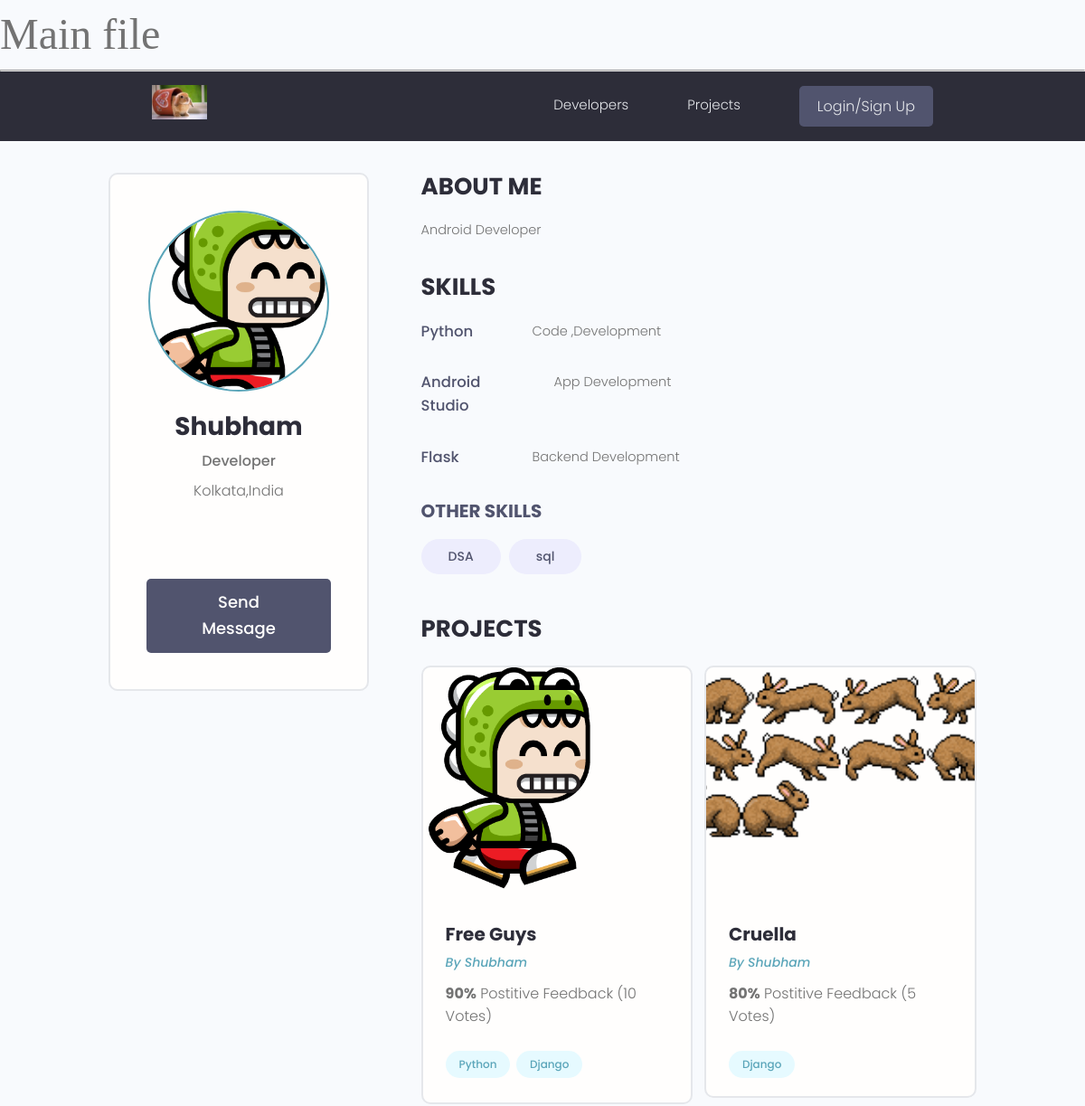
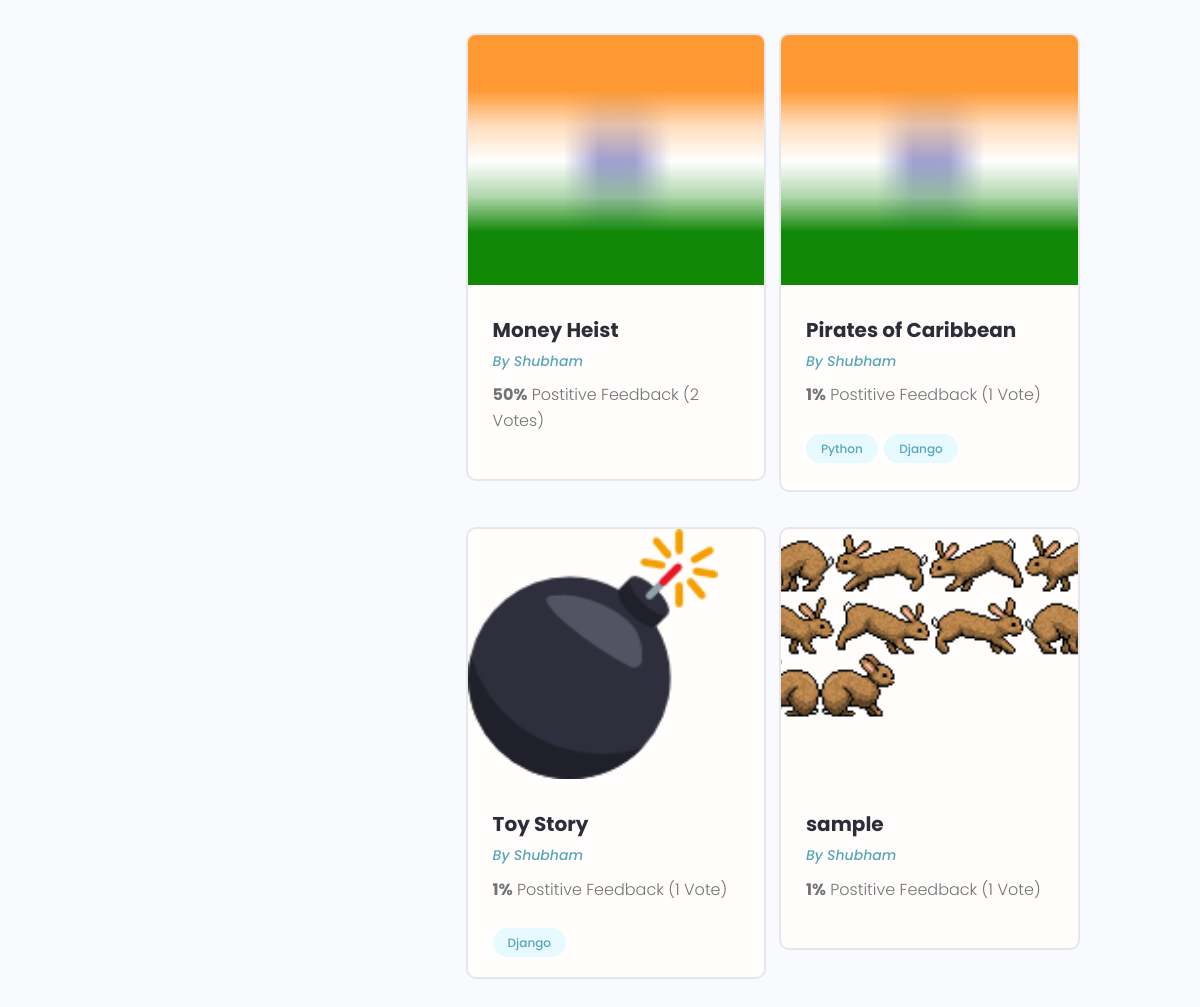
Screenshot of /profile/cfab3a36-2628-4b06-a80e-2f0e3e099a56/ with the database file from the repository (2 pictures, top to bottom).
### users/models.py (models this page shows, shortened)
class Profile(models.Model):
    user=models.OneToOneField(User,on_delete=models.CASCADE)
    name=models.CharField(max_length=200, blank=True,null=True)
    email=models.EmailField(max_length=500,blank=True,null=True)
    username=models.CharField(max_length=200, blank=True,null=True)
    location=models.CharField(max_length=200, blank=True,null=True)
    short_intro=models.CharField(max_length=200,blank=True,null=True)
    bio=models.TextField(blank=True,null=True)
    profile_image=models.ImageField(blank=True,null=True,upload_to='profiles/',default="profiles/rabbit1.jpg")
    social_github=models.CharField(max_length=200,blank=True,null=True)
    social_linkedin=models.CharField(max_length=200,blank=True,null=True)
    social_website=models.CharField(max_length=200,blank=True,null=True)
    created=models.DateTimeField(auto_now_add=True)
    id=models.UUIDField(default=uuid.uuid4,unique=True,primary_key=True,editable=False)

class Skill(models.Model):
    owner=models.ForeignKey(Profile,on_delete=models.CASCADE,blank=True,null=True)
    name=models.CharField(max_length=200, blank=True,null=True)
    description=models.TextField(blank=True,null=True)
    created=models.DateTimeField(auto_now_add=True)
    id=models.UUIDField(default=uuid.uuid4,unique=True,primary_key=True,editable=False)
    def __str__(self) -> str:
        return self.name

### project/models.py (models this page shows, shortened)
class Project(models.Model):
    owner=models.ForeignKey(Profile,null=True,blank=True,on_delete=models.SET_NULL)
    title=models.CharField(max_length=200)
    description=models.TextField(null=True,blank=True)
    featured_image=models.ImageField(null=True,blank=True,default="flag.png")
    demo_link=models.TextField(max_length=2000,null=True,blank=True)
    source_link=models.TextField(max_length=2000,null=True,blank=True)
    tag=models.ManyToManyField('Tag',blank=True)
    vote_total=models.IntegerField(default=True,null=True,blank=True)
    vote_ratio=models.IntegerField(default=True,null=True,blank=True)
    created=models.DateTimeField(auto_now_add=True)
    id=models.UUIDField(default=uuid.uuid4,unique=True,primary_key=True,editable=False)
    class Meta:
        ordering = ['-vote_ratio','-vote_total','title',]

class Tag(models.Model):
    name=models.CharField(max_length=500)
    created=models.DateTimeField(auto_now_add=True)
    id=models.UUIDField(default=uuid.uuid4,unique=True,primary_key=True,editable=False)
    def __str__(self):
        return self.name

### users/views.py (the view)
# urls.py: path('profile/<str:pk>/',views.userProfile,name="user-profile"),
def userProfile(request,pk):
    profile=Profile.objects.get(id=pk)
    topskills=profile.skill_set.exclude(description__exact="")
    otherskills=profile.skill_set.filter(description__exact="")
    context={"profile":profile,"topskills":topskills,"otherskills":otherskills}
    return render(request,'users/user-profile.html',context)

### users/templates/users/user-profile.html (shortened to what this page needs)
{% extends 'main.html' %}
{% block content %}
<main class="profile my-md">
    <div class="container">
      <div class="layout">
        <div class="column column--1of3">
          <div class="card text-center">
            <div class="card__body dev">
              <img class="avatar avatar--xl" src="{{profile.profile_image.url}}" />
              <h2 class="dev__name">{{profile.name}}</h2>
              <p class="dev__title">{{profile.short_intro}}</p>
              <p class="dev__location">{{profile.location}}</p>
              <ul class="dev__social">
              </ul>
              {% if request.user.profile.id != profile.id %}
              <a href="{% url 'create-message' profile.id %}" class="btn btn--sub btn--lg">Send Message </a>
              {% endif %}
            </div>
          </div>
        </div>
        <div class="column column--2of3">
          <div class="devInfo">
            <h3 class="devInfo__title">About Me</h3>
            <p class="devInfo__about">
              {{profile.bio}}
            </p>
          </div>
          <div class="devInfo">
            <h3 class="devInfo__title">Skills</h3>
            <div class="devInfo__skills">
              {% for skill in topskills %}
              <div class="devSkill">
                <h4 class="devSkill__title">{{skill.name}}</h4>
                <p class="devSkill__info">
                  {{skill.description}}
                </p>
              </div>
              {% endfor %}
              <h3 class="devInfo__subtitle">Other Skills</h3>
              <div class="devInfo__otherSkills">
                {% for skill in otherskills %}
                <span class="tag tag--pill tag--sub tag--lg">
                  <small>{{skill}}</small>
                </span>
                {% endfor %}
              </div>
            </div>
          </div>
          <div class="devInfo">
            <h3 class="devInfo__title">Projects</h3>
            <div class="grid grid--two">
              {% for project in profile.project_set.all %}
              <div class="column">
                <div class="card project">
                  <a href="{% url 'singleProject' project.id %}" class="project">
                    <img class="project__thumbnail" src="{{project.featured_image.url}}" alt="project thumbnail" />
                    <div class="card__body">
                      <h3 class="project__title">{{project.title}}</h3>
                      <p><a class="project__author" href="{% url 'singleProject' project.id %}">By {{profile.name}}</a></p>
                      <p class="project--rating">
                        <span style="font-weight: bold;">{{project.vote_ratio}}%</span> Postitive
                        Feedback ({{project.vote_total}} Vote{{project.vote_total|pluralize:"s"}})
                      </p>
                      <div class="project__tags">
                        {% for tag in project.tag.all %}
                        <span class="tag tag--pill tag--main">
                          <small>{{tag}}</small>
                        </span>
                        {% endfor %}
                      </div>
                    </div>
                  </a>
                </div>
              </div>
              {% endfor %}
            </div>
          </div>
        </div>
      </div>
    </div>
  </main>
{% endblock content %}

### static/styles/app.css (style rules this page uses)
:root { --color-sub: #2d2d39; }
.btn--sub { background-color: var(--color-sub-light); }
.card { border: 2px solid var(--color-light); }
img { width: 100%; }
.profile .card > .dev { padding: 4rem; }
.dev__name { color: var(--color-sub); font-size: 2.8rem; font-weight: 700; margin-top: 1rem; margin-bottom: 0.5rem; }
.dev__title { font-size: 1.6rem; font-weight: 500; line-height: 1.3; }
.dev__location { margin-top: 1rem; }
.dev__social { margin: 3rem 0; list-style: none; display: flex; justify-content: center; gap: 1.5rem; }
.devInfo { margin-bottom: 3rem; }
.devInfo__title, .devInfo__subtitle { font-size: 2.6rem; color: var(--color-sub); text-transform: uppercase; font-weight: 700; margin-bottom: 1.5rem; }
.devInfo__subtitle { font-size: 2rem; color: var(--color-sub-light); }
.devInfo__about, .devSkill__info { font-size: 1.45rem; line-height: 1.7; text-align: justify; }
.devSkill { margin-bottom: 3rem; }
.devSkill__title { font-size: 1.65rem; font-weight: 500; color: var(--color-sub-light); }
@media screen and (min-width: 700px) { .devSkill { display: flex; justify-content: space-between; gap: 3rem; } }
@media screen and (min-width: 700px) { .devSkill__info { flex-basis: 80%; } }
.project__author { font-size: 1.4rem; font-style: italic; }
.project--rating { margin-bottom: 1.6em; margin-top: .5em; }
.project__thumbnail { height: 25rem; object-fit: cover; object-position: top center; }
.project__title { font-size: 2rem; font-weight: 700; color: var(--color-sub); }

### static/uikit/styles/modules/_variables.css (style rules this page uses)
:root { --color-main: #5aa5b9; --color-main-light: #e6faff; --color-sub: #3f4156; --color-sub-light: #51546e; --color-sub-lighter: #ededfd; --color-text: #737373; --color-gray: #8b8b8b; --color-light: #e5e7eb; --color-light-gray: #767676; --color-bg: #f8fafd; --color-white: #fffefd; --color-white-light: #f3f3f3; --color-success: #359e64; --color-success-bg: #def8e8; --color-error: #fc4b0b; --color-error-bg: #fff2ee; --font-base: 'Poppins', arial, helvetica, 'Segoe UI', roboto, ubuntu, sans-serif; --font-monospace: 'Fira Code', 'Courier New', courier, monospace; --font-regular: 300; --font-medium: 500; --font-bold: 700; --generic-shadow: 1px 1px 5px #00000010; --generic-transition: all 0.3s ease-in-out; }

### static/uikit/styles/modules/_base.css (style rules this page uses)
* { margin: 0; padding: 0; box-sizing: border-box; text-rendering: optimizeLegibility; color: inherit; font-size: inherit; }
html { font-size: 50%; }
@media only screen and (min-width: 480px) { html { font-size: 56.25%; } }
@media only screen and (min-width: 1200px) { html { font-size: 62.5%; } }
body { line-height: 1.6; font-weight: 400; font-size: 1.5rem; color: var(--color-text); background-color: var(--color-bg); min-height: 100vh; }

### static/uikit/styles/modules/_typography.css (style rules this page uses)
* { font-family: var(--font-base); }
h2 { font-size: 3.6rem; font-weight: var(--font-bold); }
h3 { font-size: 3.2rem; font-weight: var(--font-medium); }
h4 { font-size: 2.8rem; font-weight: var(--font-medium); }
p, span, strong { font-size: 1.6rem; color: var(--color-text); font-weight: var(--font-regular); }
a { padding-bottom: 2px; text-decoration: none; display: inline-block; color: var(--color-main); font-weight: var(--font-medium); }

### static/uikit/styles/modules/_utilities.css (style rules this page uses)
.container { width: 92%; max-width: 165rem; margin: 0 auto; box-sizing: border-box; }
@media screen and (min-width: 1000px) { .container { width: 90%; } }
@media screen and (min-width: 1200px) { .container { width: 80%; } }
.text-center { text-align: center; }
.my-md { margin: 3rem auto; }

### static/uikit/styles/modules/_avatar.css (style rules this page uses)
.avatar { border-radius: 50%; border: 2px solid var(--color-main); object-fit: cover; }
.avatar--xl { height: 20rem; width: 20rem; }

### static/uikit/styles/modules/_button.css (style rules this page uses)
.btn { display: inline-block; position: relative; cursor: pointer; background-color: var(--color-light); font-weight: var(--font-medium); color: var(--color-sub); text-decoration: none; padding: 1rem 2rem; border-radius: 0.5rem; border: none; width: -webkit-fit-content; width: -moz-fit-content; width: fit-content; height: -webkit-fit-content; height: -moz-fit-content; height: fit-content; font-size: 1.6rem; outline-width: 0; outline-color: transparent; -webkit-backface-visibility: hidden; backface-visibility: hidden; transition: all 0.3s ease-in-out; }
.btn--sub { background-color: var(--color-sub); color: var(--color-white); }
.btn--lg { font-size: 1.8rem; padding: 1.2rem 4.5rem; }

### static/uikit/styles/modules/_card.css (style rules this page uses)
.card { border-radius: 1rem; background-color: var(--color-white); border: 1.5px solid var(--color-light); width: auto; height: auto; margin-top: 0.5rem; margin-bottom: 0.5rem; overflow: hidden; }
.card__body, .card__header { padding: 2rem 2.5rem; }

### rows the page displays
Profile: profile_image (picture), name "Shubham", short_intro "Developer", location "Kolkata,India", bio "Android Developer"
Skill: name "Python", description "Code ,Development"
Skill: name "Android Studio", description "App Development"
Skill: name "Flask", description "Backend Development"
Skill: name "DSA"
Skill: name "sql"
Project: featured_image (picture), title "Free Guys", vote_ratio "90", vote_total "10"
Tag: name "Python"
Tag: name "Django"
Project: featured_image (picture), title "Cruella", vote_ratio "80", vote_total "5"
Project: featured_image (picture), title "Money Heist", vote_ratio "50", vote_total "2"
Project: featured_image (picture), title "Pirates of Caribbean", vote_ratio "1", vote_total "1"
Project: featured_image (picture), title "Toy Story", vote_ratio "1", vote_total "1"
Project: featured_image (picture), title "sample", vote_ratio "1", vote_total "1"
